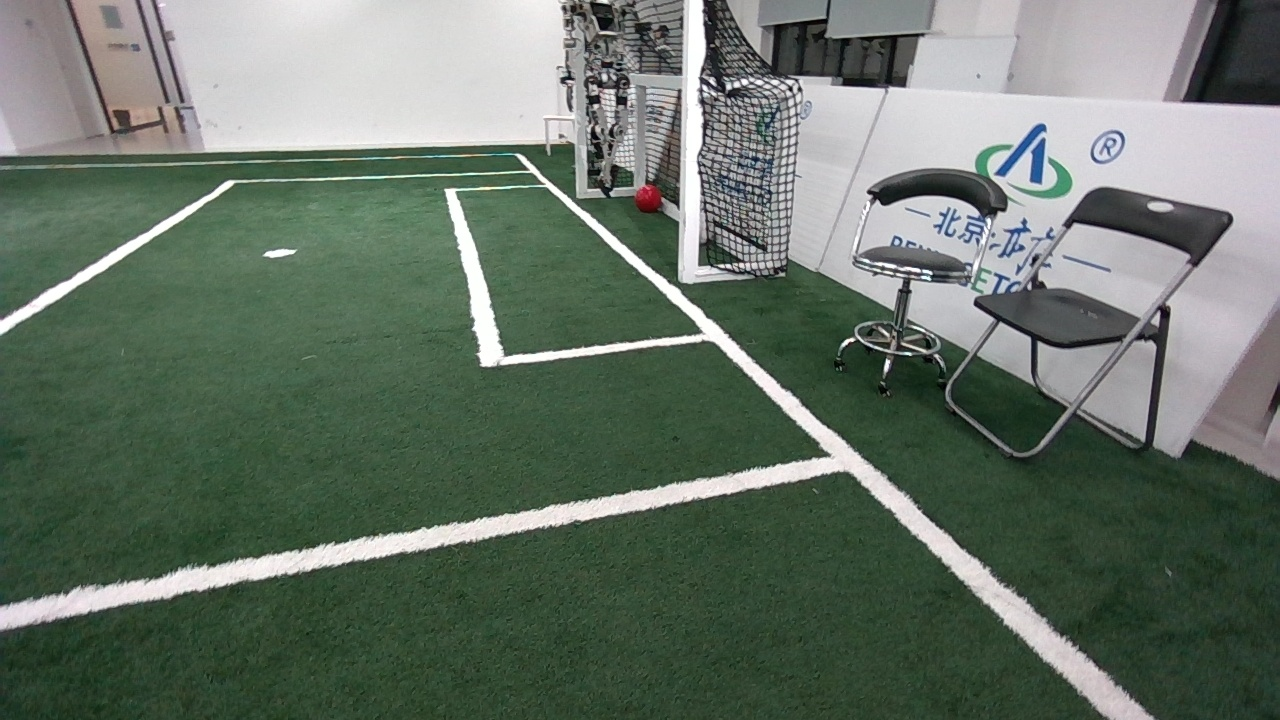
#> input picture code/Chapter2/Chapter2_1/football_image.jpg, 1280 x 720 px
$ python task1.py
#> lines starting #> are read from the running program, lines starting #| are printed output that depends on the picture
import cv2
import numpy as np
from typing import Tuple
import math


class Point3D:
    def __init__(self, x=0.0, y=0.0, z=0.0):
        self.x = x
        self.y = y
        self.z = z


class Point2D:
    def __init__(self, x=0.0, y=0.0):
        self.x = x
        self.y = y


class CameraIntrinsics:
    def __init__(self, fx=500.0, fy=500.0, cx=640.0, cy=360.0,
                 k1=0.0, k2=0.0, k3=0.0, p1=0.0, p2=0.0):
        self.fx = fx
        self.fy = fy
        self.cx = cx
        self.cy = cy
        self.k1 = k1
        self.k2 = k2
        self.k3 = k3
        self.p1 = p1
        self.p2 = p2


class TransformMatrix:
    def __init__(self):
        self.data = np.eye(4, dtype=np.float64)

    def __matmul__(self, other):
        result = TransformMatrix()
        result.data = self.data @ other.data
        return result


class BackProjector:
    def __init__(self, intrinsics: CameraIntrinsics, extrinsic: TransformMatrix):
        self.intrinsics_ = intrinsics
        self.extrinsic_ = extrinsic
        self.calculate_inverse_extrinsic()

    def calculate_inverse_extrinsic(self):
        R = self.extrinsic_.data[0:3, 0:3]
        t = self.extrinsic_.data[0:3, 3]

        Rt_t = R.T @ t

        self.extrinsic_inv_ = TransformMatrix()
        self.extrinsic_inv_.data[0:3, 0:3] = R.T
        self.extrinsic_inv_.data[0:3, 3] = -Rt_t
        self.extrinsic_inv_.data[3, 3] = 1.0

    def world_to_camera(self, world_point: Point3D) -> Point3D:
        """将世界坐标系中的点转换到相机坐标系"""
        world_homogeneous = np.array([world_point.x, world_point.y, world_point.z, 1.0])
        camera_homogeneous = self.extrinsic_.data @ world_homogeneous

        if abs(camera_homogeneous[3]) > 1e-10:
            return Point3D(
                camera_homogeneous[0] / camera_homogeneous[3],
                camera_homogeneous[1] / camera_homogeneous[3],
                camera_homogeneous[2] / camera_homogeneous[3]
            )
        else:
            return Point3D(
                camera_homogeneous[0],
                camera_homogeneous[1],
                camera_homogeneous[2]
            )

    def apply_distortion(self, ideal_point: Point2D) -> Point2D:
        """应用畸变模型（正向）"""
        x = ideal_point.x / self.intrinsics_.fx
        y = ideal_point.y / self.intrinsics_.fy

        r2 = x * x + y * y
        r4 = r2 * r2
        r6 = r4 * r2

        radial_factor = 1.0 + self.intrinsics_.k1 * r2 + self.intrinsics_.k2 * r4 + self.intrinsics_.k3 * r6
        delta_x = 2 * self.intrinsics_.p1 * x * y + self.intrinsics_.p2 * (r2 + 2 * x * x)
        delta_y = self.intrinsics_.p1 * (r2 + 2 * y * y) + 2 * self.intrinsics_.p2 * x * y

        x_distorted = x * radial_factor + delta_x
        y_distorted = y * radial_factor + delta_y

        x_distorted_pixel = x_distorted * self.intrinsics_.fx
        y_distorted_pixel = y_distorted * self.intrinsics_.fy

        return Point2D(x_distorted_pixel, y_distorted_pixel)

    def camera_to_image(self, camera_point: Point3D) -> Point2D:
        """将相机坐标系中的点投影到图像平面"""
        if abs(camera_point.z) < 1e-10:
            return Point2D(0, 0)

        x_ideal = (camera_point.x / camera_point.z) * self.intrinsics_.fx
        y_ideal = (camera_point.y / camera_point.z) * self.intrinsics_.fy

        return Point2D(x_ideal, y_ideal)

    def image_to_pixel(self, image_point: Point2D) -> Point2D:
        """将图像坐标转换到像素坐标"""
        x = image_point.x + self.intrinsics_.cx
        y = image_point.y + self.intrinsics_.cy
        return Point2D(x, y)

    def world_to_pixel(self, world_point: Point3D, verbose=False) -> Point2D:
        """将世界坐标系中的点投影到像素坐标"""
        if verbose:
            print("=== 世界坐标到像素坐标投影 ===")
            print(f"世界坐标: ({world_point.x}, {world_point.y}, {world_point.z})")

        # 步骤1: 世界坐标 -> 相机坐标
        camera_point = self.world_to_camera(world_point)
        if verbose:
            print(f"相机坐标: ({camera_point.x}, {camera_point.y}, {camera_point.z})")

        # 检查点是否在相机前方
        if camera_point.z <= 0:
            print("警告：点在相机后方，无法投影")
            return Point2D(-1, -1)

        # 步骤2: 相机坐标 -> 理想图像坐标
        ideal_image_point = self.camera_to_image(camera_point)
        if verbose:
            print(f"理想图像坐标: ({ideal_image_point.x}, {ideal_image_point.y})")

        # 步骤3: 应用畸变 -> 畸变图像坐标
        distorted_image_point = self.apply_distortion(ideal_image_point)
        if verbose:
            print(f"畸变图像坐标: ({distorted_image_point.x}, {distorted_image_point.y})")

        # 步骤4: 图像坐标 -> 像素坐标
        pixel_point = self.image_to_pixel(distorted_image_point)
        if verbose:
            print(f"像素坐标: ({pixel_point.x}, {pixel_point.y})")

        return pixel_point


class WorldPointMarker:
    def __init__(self):
        pass

    def mark_world_point(self, image: np.ndarray, world_point: Point3D,
                         back_projector: BackProjector, label: str = "") -> np.ndarray:
        """在图像上标记世界坐标系中的点"""
        result_image = image.copy()

        # 将世界坐标投影到像素坐标
        pixel_point = back_projector.world_to_pixel(world_point, verbose=True)

        if pixel_point.x >= 0 and pixel_point.y >= 0:
            u = int(pixel_point.x)
            v = int(pixel_point.y)

            # 绘制红心标记
            heart_color = (0, 0, 255)  # 红色
            marker_size = 20

            # 绘制心形标记
            self.draw_heart(result_image, (u, v), marker_size, heart_color)

            # 添加坐标文本
            if label:
                text = f"{label}: ({world_point.x:.1f}, {world_point.y:.1f}, {world_point.z:.1f})"
            else:
                text = f"World: ({world_point.x:.1f}, {world_point.y:.1f}, {world_point.z:.1f})"

            cv2.putText(result_image, text, (u + marker_size + 5, v),
                        cv2.FONT_HERSHEY_SIMPLEX, 0.5, heart_color, 2)

            print(f"世界坐标 ({world_point.x}, {world_point.y}, {world_point.z}) 投影到像素坐标 ({u}, {v})")
        else:
            print(f"世界坐标 ({world_point.x}, {world_point.y}, {world_point.z}) 无法投影到图像内")

        return result_image

    def draw_heart(self, image: np.ndarray, center: Tuple[int, int], size: int, color: Tuple[int, int, int]):
        """绘制心形标记"""
        x, y = center

        # 心形参数方程
        points = []
        for t in np.linspace(0, 2 * np.pi, 100):
            # 心形参数方程
            heart_x = 16 * (np.sin(t) ** 3)
            heart_y = 13 * np.cos(t) - 5 * np.cos(2 * t) - 2 * np.cos(3 * t) - np.cos(4 * t)

            # 缩放和移动
            px = int(x + heart_x * size / 16)
            py = int(y - heart_y * size / 16)  # 注意y轴方向

            points.append((px, py))

        # 绘制填充的心形
        if len(points) > 2:
            pts = np.array(points, np.int32)
            cv2.fillPoly(image, [pts], color)

        # 添加白色边框使心形更明显
        cv2.polylines(image, [np.array(points, np.int32)], True, (255, 255, 255), 2)


# 工具函数
def create_rotation_x(angle_degrees: float) -> TransformMatrix:
    rot = TransformMatrix()
    angle_rad = math.radians(angle_degrees)
    cos_a = math.cos(angle_rad)
    sin_a = math.sin(angle_rad)

    rot.data[1, 1] = cos_a
    rot.data[1, 2] = sin_a
    rot.data[2, 1] = -sin_a
    rot.data[2, 2] = cos_a

    return rot


def create_rotation_y(angle_degrees: float) -> TransformMatrix:
    rot = TransformMatrix()
    angle_rad = math.radians(angle_degrees)
    cos_a = math.cos(angle_rad)
    sin_a = math.sin(angle_rad)

    rot.data[0, 0] = cos_a
    rot.data[0, 2] = -sin_a
    rot.data[2, 0] = sin_a
    rot.data[2, 2] = cos_a

    return rot


def create_rotation_z(angle_degrees: float) -> TransformMatrix:
    rot = TransformMatrix()
    angle_rad = math.radians(angle_degrees)
    cos_a = math.cos(angle_rad)
    sin_a = math.sin(angle_rad)

    rot.data[0, 0] = cos_a
    rot.data[0, 1] = sin_a
    rot.data[1, 0] = -sin_a
    rot.data[1, 1] = cos_a

    return rot


def create_translation(tx: float, ty: float, tz: float) -> TransformMatrix:
    trans = TransformMatrix()
    trans.data[0, 3] = tx
    trans.data[1, 3] = ty
    trans.data[2, 3] = tz
    return trans


def create_extrinsic_matrix(pos_x: float, pos_y: float, pos_z: float,
                            pitch_deg: float, yaw_deg: float, roll_deg: float) -> TransformMatrix:
    rotation_z = create_rotation_z(yaw_deg)
    rotation_y = create_rotation_y(pitch_deg)
    rotation_x = create_rotation_x(roll_deg)

    rotation = rotation_x @ rotation_y @ rotation_z
    translation = create_translation(-pos_x, -pos_y, -pos_z)

    return rotation @ translation


def test_world_point_projection(image_path: str):
#> called with image_path = 'football_image.jpg'
    print("=== 世界坐标到像素坐标投影测试 ===")

    # 加载图像
    image = cv2.imread(image_path)
#> image is the input picture: shape (720, 1280, 3); mean B, G, R 103.2, 115.2, 102.4
    if image is None:
        print(f"无法加载图像: {image_path}")
        return

    print(f"图像加载成功! 尺寸: {image.shape[1]} × {image.shape[0]}")
#| 图像加载成功! 尺寸: 1280 × 720

    try:
        # 设置相机参数
        intrinsics = CameraIntrinsics()
        intrinsics.fx = 645.060547
        intrinsics.fy = 644.257935
        intrinsics.cx = 649.562866
        intrinsics.cy = 373.498932

        # 设置相机外参（位置和姿态）
        camera_x = 6.0  # 相机在世界坐标系中的X位置
        camera_y = -4.5  # 相机在世界坐标系中的Y位置
        camera_z = 1.0  # 相机在世界坐标系中的Z位置（高度）
        yaw_deg = -15.0  # 绕Z轴旋转（偏航角）
        pitch_deg = 0.0  # 绕Y轴旋转（俯仰角）
        roll_deg = -115.0  # 绕X轴旋转（滚转角）

        extrinsic = create_extrinsic_matrix(camera_x, camera_y, camera_z,
                                            pitch_deg, yaw_deg, roll_deg)

        # 创建反投影器
        back_projector = BackProjector(intrinsics, extrinsic)

        # 创建标记器
        marker = WorldPointMarker()

        # 标记指定的世界坐标点 (7, -3, 0)
        target_world_point = Point3D(7, -3, 0)
        result_image = marker.mark_world_point(image, target_world_point, back_projector, "Target")
#> in draw_heart, `cv2.polylines(image, [np.array(points, np.int32)], True, (255, 255, 25..`: image: shape (720, 1280, 3); mean B, G, R 103.2, 115.1, 102.5
#> in mark_world_point, `cv2.putText(result_image, text, (u + marker_size + 5, v), cv2.FONT_HER..`:
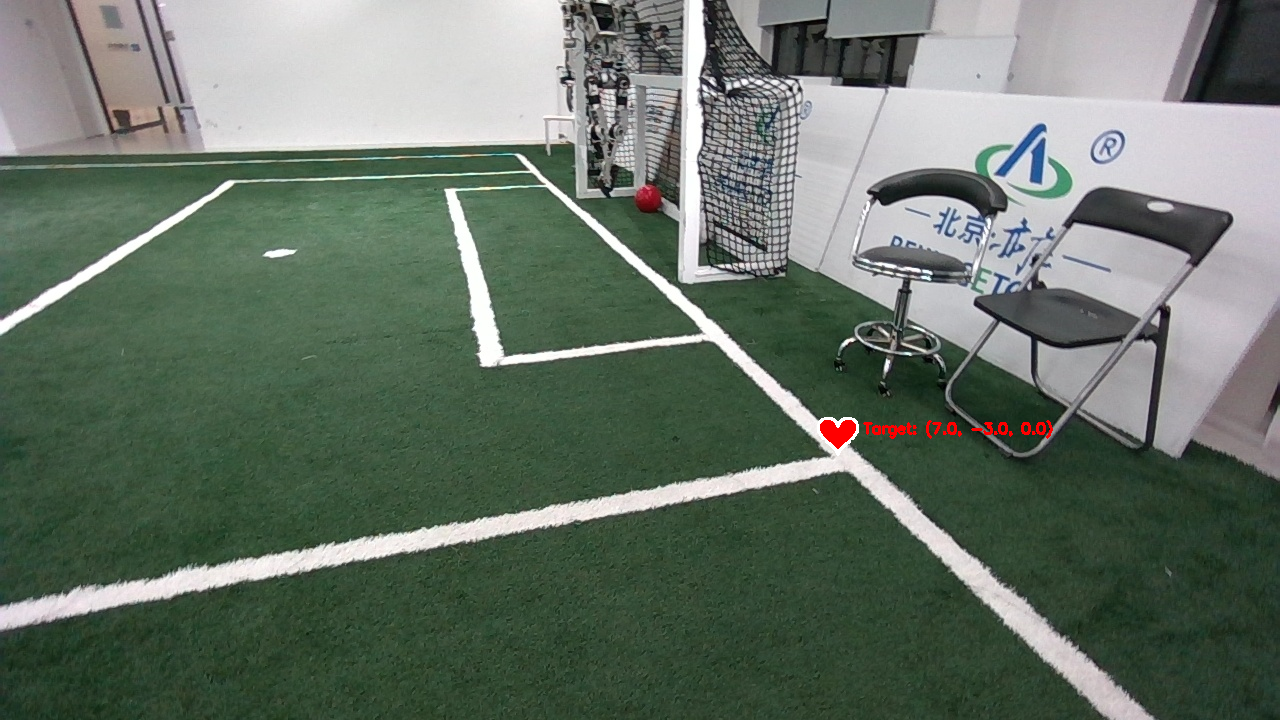
#> result_image: shape (720, 1280, 3); mean B, G, R 103.1, 115.1, 102.8

        # 显示结果
        cv2.imshow("World Point Projection", result_image)
        print("按任意键关闭窗口...")
        cv2.waitKey(0)
        cv2.destroyAllWindows()

        # 保存结果图像
        output_path = "world_point_projection_result.jpg"
        cv2.imwrite(output_path, result_image)
        print(f"结果已保存到: {output_path}")

    except Exception as e:
        print(f"测试失败: {e}")
        import traceback
        traceback.print_exc()


if __name__ == "__main__":
    # 请替换为实际的文件路径
    image_path = "football_image.jpg"

    # 进行世界坐标到像素坐标的投影测试
    test_world_point_projection(image_path)
